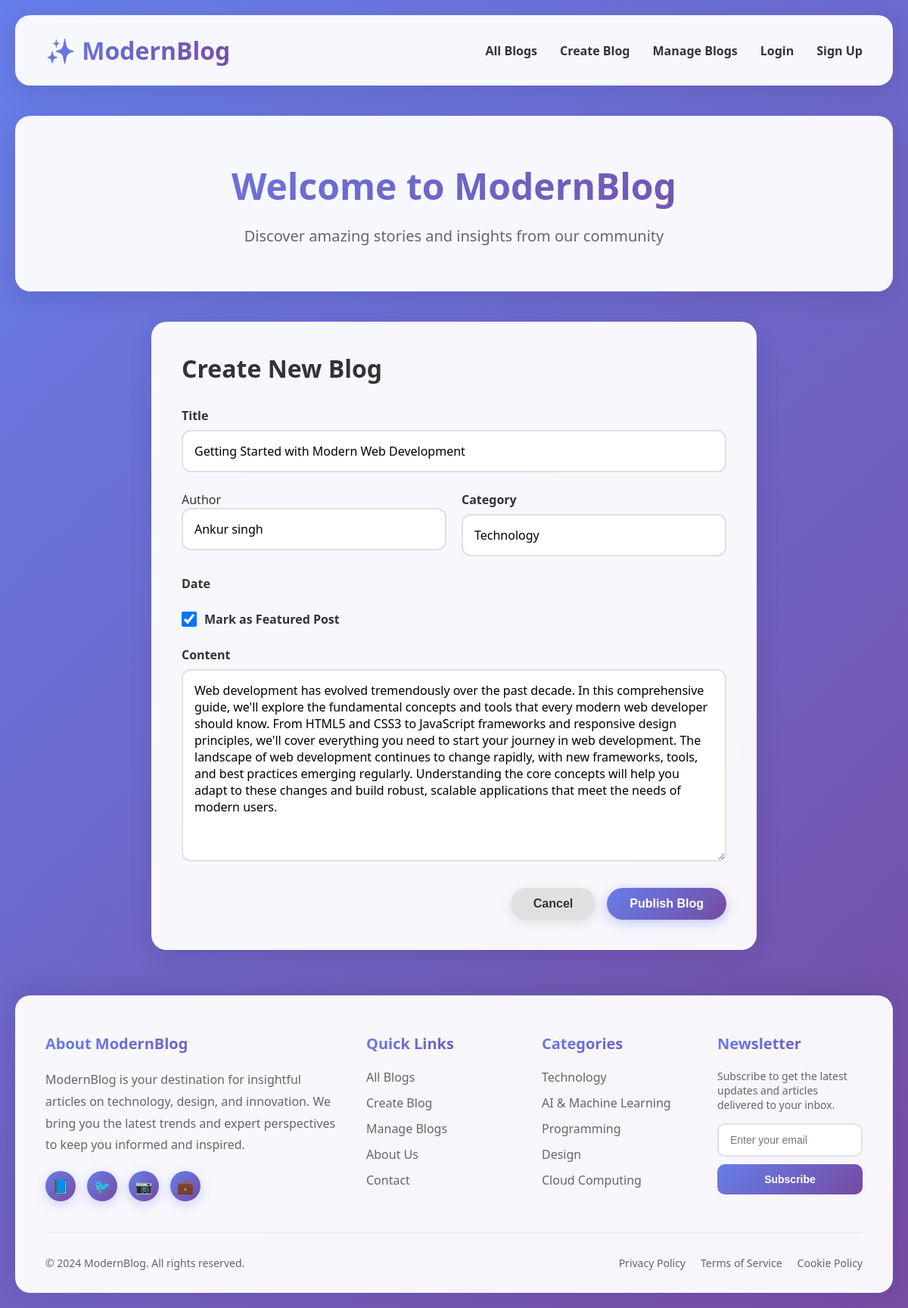
The app's page /blogs/update/1 with its own data.
### blogs/models.py (models this page shows)
class Blog(models.Model):
    title=models.CharField(max_length=100)
    author=models.CharField(max_length=55)
    category=models.CharField(max_length=100)
    date=models.DateField(auto_now_add=True,null=False)
    featured=models.BooleanField()
    content=models.TextField()

### blogs/views.py (the view)
# urls.py: path('blogs/update/<int:id>',update_blog,name='update'),
def update_blog(request,id):
    instance=Blog.objects.get(pk=id)
    if request.method=='POST':
        form=BlogForm(request.POST,instance=instance)
        if form.is_valid():
            form.save()
            return HttpResponseRedirect('/blogs')
    else:
        form=BlogForm(instance=instance)
    return render(request,'blogs/update.html',{
        "form":form
    })

### blogs/forms.py
class BlogForm(forms.ModelForm):
    class Meta:
        model=Blog
        fields='__all__'

### blogs/templates/blogs/update.html (shortened to what this page needs)
 {% extends 'blogs/base.html' %}
 {% block content %}
        <section id="create-blog" >
            <div class="form-container">
                <h2 style="margin-bottom: 30px; font-size: 32px;">Create New Blog</h2>
                <form method="post">
                    <div class="form-group">
                        <label>Title</label>
                            {{form.title}}
                    </div>
                    <div class="form-group-inline">
                        <div class="form-group">
                            {{form.author.label}}
                            {{form.author}}
                        </div>
                        <div class="form-group">
                            <label>Category</label>
                            {{form.category}}
                        </div>
                    </div>
                    <div class="form-group">
                        <label>Date</label>
                    </div>
                    <div class="form-group">
                        <div class="checkbox-group">
                            {{form.featured}}
                            <label for="featured">Mark as Featured Post</label>
                        </div>
                    </div>
                    <div class="form-group">
                        <label>Content</label>
                            {{form.content}}
                    </div>
                    <div class="form-actions">
                        <button type="button" class="btn btn-secondary">Cancel</button>
                        <button type="submit" class="btn">Publish Blog</button>
                    </div>
                </form>
            </div>
        </section>
        {% endblock %}

### blogs/static/css/style.css (style rules this page uses)
* { margin: 0; padding: 0; box-sizing: border-box; }
body { font-family: 'Segoe UI', Tahoma, Geneva, Verdana, sans-serif; background: linear-gradient(135deg, #667eea 0%, #764ba2 100%); min-height: 100vh; color: #333; }
.btn { background: linear-gradient(135deg, #667eea 0%, #764ba2 100%); color: white; border: none; padding: 12px 30px; border-radius: 25px; font-size: 16px; font-weight: 600; cursor: pointer; transition: all 0.3s ease; box-shadow: 0 4px 15px rgba(102, 126, 234, 0.4); }
.btn-secondary { background: #e0e0e0; color: #333; box-shadow: 0 4px 15px rgba(0, 0, 0, 0.1); }
.form-container { background: rgba(255, 255, 255, 0.95); backdrop-filter: blur(10px); border-radius: 20px; padding: 40px; box-shadow: 0 8px 32px rgba(0, 0, 0, 0.1); max-width: 800px; margin: 0 auto; }
.form-group { margin-bottom: 25px; }
.form-group label { display: block; margin-bottom: 8px; font-weight: 600; color: #333; }
.form-group input, .form-group textarea, .form-group select { width: 100%; padding: 15px; border: 2px solid #e0e0e0; border-radius: 12px; font-size: 16px; transition: all 0.3s ease; font-family: inherit; }
.form-group textarea { min-height: 200px; resize: vertical; }
.form-group-inline { display: flex; gap: 20px; }
.form-group-inline .form-group { flex: 1; }
.checkbox-group { display: flex; align-items: center; gap: 10px; }
.checkbox-group input[type="checkbox"] { width: auto; width: 20px; height: 20px; cursor: pointer; }
.checkbox-group label { margin: 0; cursor: pointer; }
.form-actions { display: flex; gap: 15px; justify-content: flex-end; margin-top: 30px; }

### records on screen
Blog: title "Getting Started with Modern Web Development", author "Ankur singh", category "Technology", featured "☑", content "Web development has evolved tremendously over the past decade. In this comprehensive guide, we'll explore the fundamental concepts and tools that every modern web developer should know. From HTML5 and CSS3 to JavaScript frameworks and responsive design principles, we'll cover everything you need to start your journey in web development. The landscape of web development continues to change rapidly, with new frameworks, tools, and best practices emerging regularly. Understanding the core concepts will help you adapt to these changes and build robust, scalable applications that meet the needs of modern users."
